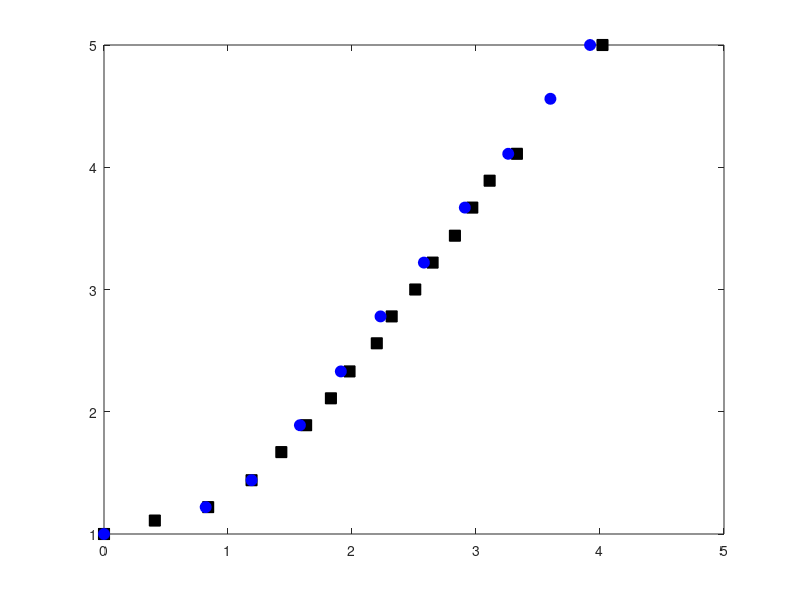

Write MATLAB code to recreate this figure. (Note: this script raises an error after producing the figure.)
clear all 
close all
restoredefaultpath
addpath('src/solver','src/postprocess','src/kernel','src/Initialisation',...
            'src/DamBreakChansonSol','src/CheckAnswers')
load('Validation_DamBreak/Data_Table_Martin_1952_n2_2.mat')

POS  = [1,2];
BOUND =2;
INFO = 6;
lx=0.5;
ly=1;
g=9.81;


folderName=strcat('Results/DamBreak_dr40');
listFiles = dir(strcat(folderName,'/Data/*.mat'));
dr = ly/40;
THXdr40=[];
for i=1:size(listFiles,1)
    load(strcat(listFiles(i).folder,'/',listFiles(i).name));
    Hmax = max(part(:,POS(2)).*(BOUND-part(:,INFO))/BOUND)+dr/2;
    Xmax = max(part(:,POS(1)).*(BOUND-part(:,INFO))/BOUND)+dr/2;
    THXdr40 = [THXdr40 [t Hmax Xmax]'];
end

folderName=strcat('Results/DamBreak_dr20');
listFiles = dir(strcat(folderName,'/Data/*.mat'));
dr = ly/20;
THXdr20=[];
for i=1:size(listFiles,1)
    load(strcat(listFiles(i).folder,'/',listFiles(i).name));
    Hmax = max(part(:,POS(2)).*(BOUND-part(:,INFO))/BOUND)+dr/2;
    Xmax = max(part(:,POS(1)).*(BOUND-part(:,INFO))/BOUND)+dr/2;
    THXdr20 = [THXdr20 [t Hmax Xmax]'];
end

folderName=strcat('Results/DamBreak_dr10');
listFiles = dir(strcat(folderName,'/Data/*.mat'));
dr = ly/10;
THXdr10=[];
for i=1:size(listFiles,1)
    load(strcat(listFiles(i).folder,'/',listFiles(i).name));
    Hmax = max(part(:,POS(2)).*(BOUND-part(:,INFO))/BOUND)+dr/2;
    Xmax = max(part(:,POS(1)).*(BOUND-part(:,INFO))/BOUND)+dr/2;
    THXdr10 = [THXdr10 [t Hmax Xmax]'];
end

fig = figure(2);
plot(damb2ZT(:,2),damb2ZT(:,1),'ks','MarkerFaceColor','k','MarkerSize',8)
hold on
plot(damb1ZT(:,2),damb1ZT(:,1),'bo','MarkerFaceColor','b','MarkerSize',8)
plot(THXdr40(1,:)*sqrt(2*norm(g)/lx),THXdr40(3,:)/lx,'-r','LineWidth',2)
plot(THXdr20(1,:)*sqrt(2*norm(g)/lx),THXdr20(3,:)/lx,'-k','LineWidth',2)
plot(THXdr10(1,:)*sqrt(2*norm(g)/lx),THXdr10(3,:)/lx,'-b','LineWidth',2)

%plot(THX(1,:)*sqrt(2*norm(g)/lx),(THX(3,:)-dr)/lx,'-k','LineWidth',1)
xlabel('$t\sqrt{2g/l_x}$','Interpreter','latex' )
ylabel('$x_{max}/l_x$','Interpreter','latex' )
legend('Exp. Martin&Moyce 1952, 1.125 in','Exp. Martin&Moyce 1952, 2.25 in',...
    'SPHLab ly/dr=40','SPHLab ly/dr=20','SPHLab ly/dr=10',...
    'Location','northwest')
xlim([0 3.2])
ylim([1 4])
drawnow
hold off
fig = figure(3);
plot(damb2HT(:,2),damb2HT(:,1),'ks','MarkerFaceColor','k','MarkerSize',8)
hold on
plot(damb1HT(:,2),damb1HT(:,1),'bo','MarkerFaceColor','b','MarkerSize',8)
plot(THXdr40(1,:)*sqrt(norm(g)/lx),THXdr40(2,:)/ly,'-r','LineWidth',2)
plot(THXdr20(1,:)*sqrt(norm(g)/lx),THXdr20(2,:)/ly,'-k','LineWidth',2)
plot(THXdr10(1,:)*sqrt(norm(g)/lx),THXdr10(2,:)/ly,'-b','LineWidth',2)
xlabel('$t\sqrt{g/l_x}$','Interpreter','latex' )
ylabel('$H_{max}/l_y$','Interpreter','latex' )
legend('Exp. Martin&Moyce 1952, 1.125 in','Exp. Martin&Moyce 1952, 2.25 in',...
    'SPHLab ly/dr=40','SPHLab ly/dr=20','SPHLab ly/dr=10',...
    'Location','northeast')
xlim([0 3.2/sqrt(2)])
ylim([0.4 1])
drawnow
hold off